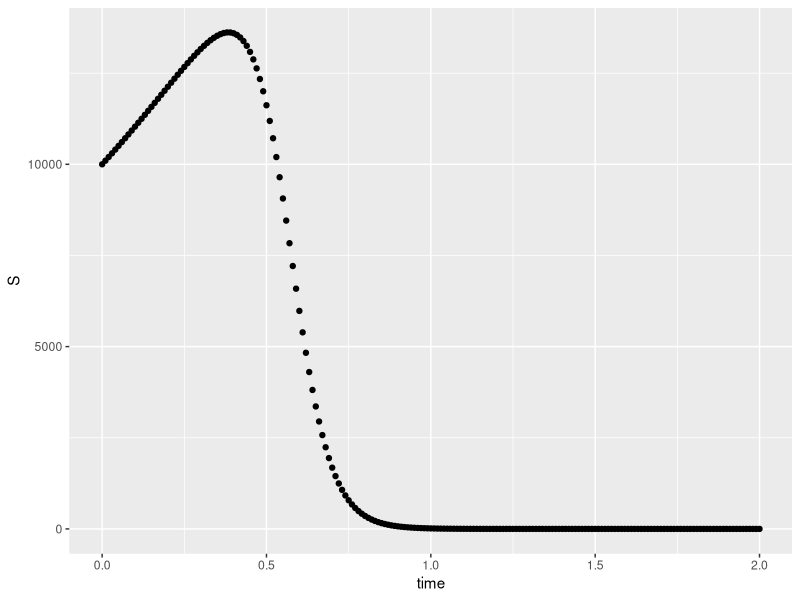
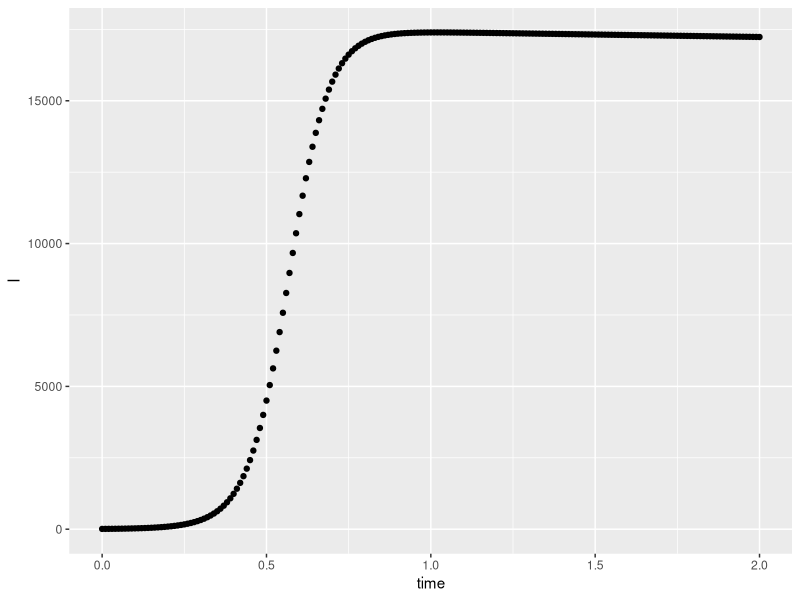
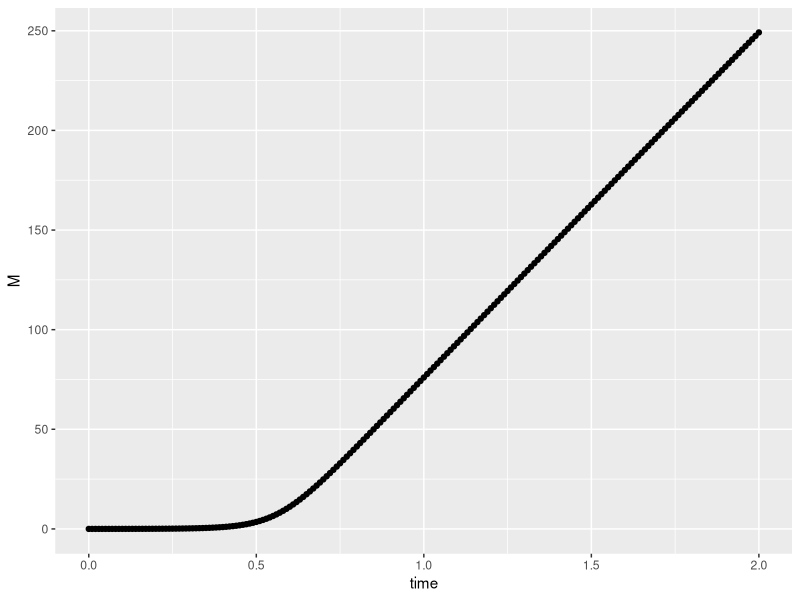

Source code (R) for these figures, in order:
library(deSolve)
library(tidyverse)
## aquí abajo se pone el modelo
## S = susceptibles, I = infectados, , R = muertos
parameters <- c(a = 1, b = 0.001, c = 0.01)
state <- c(S = 10000, I = 10, M = 0)

SIM <- function(t, state, parameters) {
  with(as.list(c(state, parameters)), {
    dS <- a * S - b * S * I
    dI <- (-c) * I + b * S * I
    dM <- c * I
    list(c(dS, dI, dM))
  })
}

times <- seq(0, 2, by = 0.01)
solucionODE <- ode(y = state, times = times, func = SIM, parms = parameters)
datosODE <- solucionODE %>% as.data.frame() %>% as.tibble()

ggplot(datosODE, aes(time, S)) + geom_point()
ggplot(datosODE, aes(time, I)) + geom_point()
ggplot(datosODE, aes(time, M)) + geom_point()
